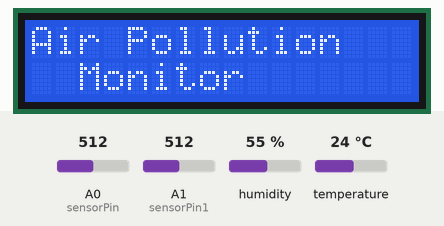
Recording of a sketch running on a simulated Arduino Uno, built with avr-gcc and run on an emulated ATmega328P. Parts: 16×2 character LCD. The inputs (shaded band) are chosen by the test bench; at power-on: A0 (sensorPin) = 512, A1 (sensorPin1) = 512, humidity 55 %, temperature 24 °C. What the sketch prints to the serial monitor is not drawn.

Above: at 0.2 s.
At 3.2 s:
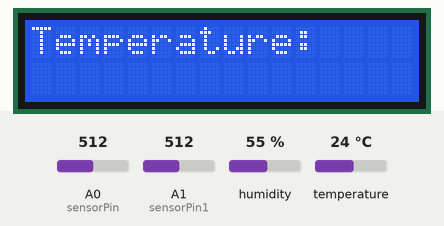
At 9.2 s:
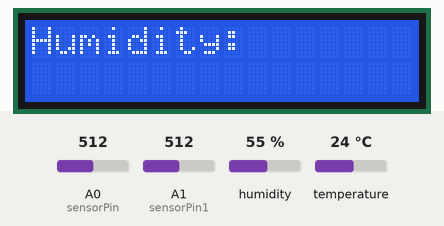
At 18.2 s:
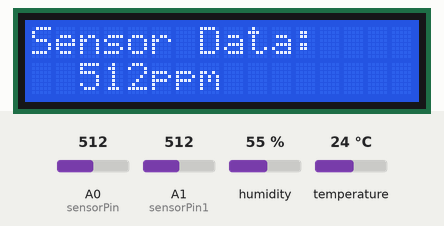
At 27.6 s:
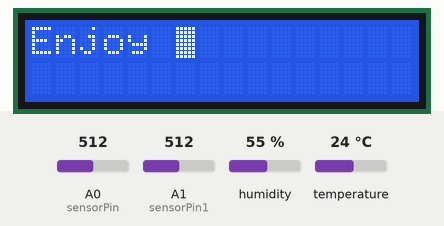
At 37.7 s:
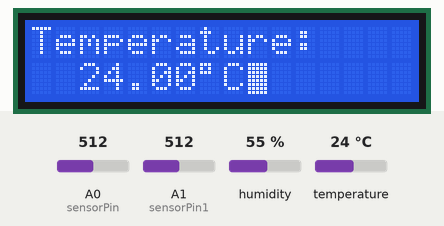

Measured:
- what the display in image 0 shows lasts 3.0 s, from 0.1 s to 3.1 s

The sketch:

DIY_pollution_monitor.ino
```cpp
#include <dht.h>        // Include library
#define outPin 7       // Defines pin number to which the sensor is connected
#include <LiquidCrystal.h> // includes the LiquidCrystal Library
LiquidCrystal lcd(8, 9, 10, 11, 12, 13); // Creates an LCD object. Parameters: (rs, enable, d4, d5, d6, d7)

dht DHT;                // Creates a DHT object

int sensorPin=A0; // MQ6
int sensorData;
int sensorPin1=A1; // MQ9
int sensorData1;
void setup()
{
  Serial.begin(9600);
  pinMode(sensorPin,INPUT);
  pinMode(sensorPin1,INPUT);
  lcd.begin(16,2);
 }
void loop()
{

  int readData = DHT.read11(outPin);

  float t = DHT.temperature;        // Read temperature
  float h = DHT.humidity;           // Read humidity

  Serial.print("Temperature = ");
  Serial.print(t);
  Serial.print("°C | ");
  Serial.print((t*9.0)/5.0+32.0);        // Convert celsius to fahrenheit
  Serial.println("°F ");
  Serial.print("Humidity = ");
  Serial.print(h);
  Serial.println("% ");
  Serial.println("");

  sensorData = analogRead(sensorPin);
  Serial.print("Sensor Data:");
  Serial.println(sensorData);
  sensorData1 = analogRead(sensorPin1);
  Serial.print("Sensor Data:");
  Serial.println(sensorData1);

 lcd.print("Air Pollution");
 lcd.setCursor(2,2);
 lcd.print("Monitor");
 delay(3000);
 lcd.clear();
 lcd.print("Temperature:"); // Prints "Arduino" on the LCD
 delay(3000); // 3 seconds delay
 lcd.setCursor(2,1); // Sets the location at which subsequent text written to the LCD will be displayed
 lcd.print(t);
 lcd.print((char)223);
 lcd.print("C");
 delay(3000);
 lcd.clear(); // Clears the display
 lcd.print("Humidity:"); // Prints "Arduino" on the LCD
 delay(3000); // 3 seconds delay
 lcd.setCursor(2,1); // Sets the location at which subsequent text written to the LCD will be displayed
 lcd.print(h);
 lcd.print("%");
 delay(3000);
 lcd.clear(); // Clears the display
 lcd.print("Sensor Data:"); // Prints "Arduino" on the LCD
 delay(3000); // 3 seconds delay
 lcd.setCursor(2,1); // Sets the location at which subsequent text written to the LCD will be displayed
 lcd.print(sensorData);
 lcd.print("ppm");
 delay(3000);
 lcd.clear(); // Clears the display
 lcd.print("Sensor Data1:"); // Prints "Arduino" on the LCD
 delay(3000); // 3 seconds delay
 lcd.setCursor(2,1); // Sets the location at which subsequent text written to the LCD will be displayed
 lcd.print(sensorData1);
 lcd.print("ppm");
 delay(3000);
 lcd.clear(); // Clears the display
 lcd.blink(); //Displays the blinking LCD cursor
 delay(400);
 lcd.clear(); // Clears the LCD screen
 lcd.print("Enjoy ");
 delay(3000);
 lcd.clear();

  delay(1000);

}
```
